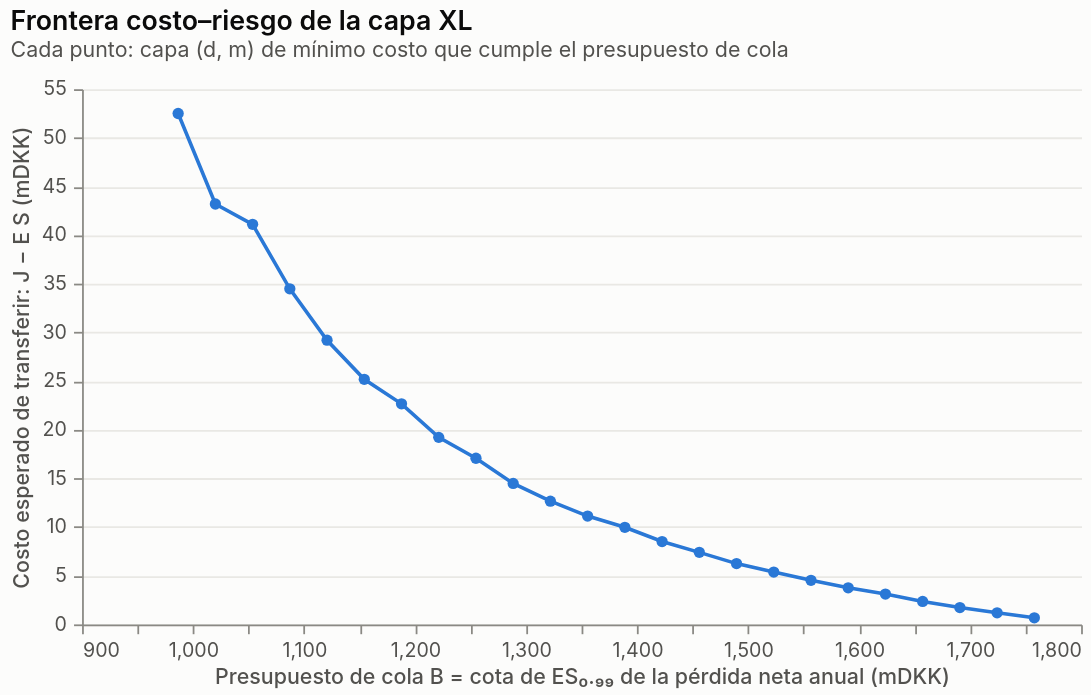

The notebook cell this image was saved under:
### Markdown cell above
La frontera muestra el precio de la seguridad: cada reducción adicional del ES neto cuesta más que la anterior.
Igual que en las notas, sin restricción de cola el óptimo sería no reasegurar.

### Code cell
fig["06b_frontera"]

### Figure 1 — Vega-Lite specification as saved in the notebook (floating-point values rounded to 4 significant figures)
{"$schema": "https://vega.github.io/schema/vega-lite/v6.4.1.json", "config": {"axis": {"domainColor": "#8a8984", "gridColor": "#e9e8e4", "labelColor": "#52514e", "labelFontSize": 11, "labelPadding": 4, "tickColor": "#8a8984", "titleColor": "#52514e", "titleFontSize": 12, "titleFontWeight": 500}, "axisX": {"grid": false}, "background": "#fcfcfb", "bar": {"cornerRadiusEnd": 4}, "font": "Inter, Segoe UI, Helvetica, Arial, sans-serif", "legend": {"labelColor": "#52514e", "labelFontSize": 11, "labelLimit": 420, "orient": "top", "symbolStrokeWidth": 2, "titleColor": "#52514e", "titleFontSize": 11}, "line": {"strokeWidth": 2}, "point": {"filled": true, "size": 64}, "range": {"category": ["#2a78d6", "#eb6834", "#1baf7a"]}, "title": {"anchor": "start", "color": "#0b0b0b", "fontSize": 15, "fontWeight": 600, "offset": 10, "subtitleColor": "#52514e", "subtitleFontSize": 12}, "view": {"stroke": null}}, "data": {"name": "data-8bab78dd6a57033461788ef4dc0035c7"}, "datasets": {"data-8bab78dd6a57033461788ef4dc0035c7": [{"B": 986.6, "costo_transferencia": 52.5, "d": 10.0, "m": 1000.0, "ratio": 0.55}, {"B": 1020.0, "costo_transferencia": 43.2, "d": 15.0, "m": 1200.0, "ratio": 0.5687}, {"B": 1054.0, "costo_transferencia": 41.11, "d": 15.0, "m": 1000.0, "ratio": 0.5874}, {"B": 1087.0, "costo_transferencia": 34.49, "d": 20.0, "m": 1000.0, "ratio": 0.6061}, {"B": 1121.0, "costo_transferencia": 29.2, "d": 30.0, "m": 1200.0, "ratio": 0.6248}, {"B": 1154.0, "costo_transferencia": 25.19, "d": 40.0, "m": 1200.0, "ratio": 0.6435}, {"B": 1188.0, "costo_transferencia": 22.67, "d": 50.0, "m": 1200.0, "ratio": 0.6622}, {"B": 1221.0, "costo_transferencia": 19.22, "d": 65.0, "m": 1100.0, "ratio": 0.6809}, {"B": 1255.0, "costo_transferencia": 17.07, "d": 75.0, "m": 1000.0, "ratio": 0.6996}, {"B": 1288.0, "costo_transferencia": 14.49, "d": 95.0, "m": 900.0, "ratio": 0.7183}, {"B": 1322.0, "costo_transferencia": 12.66, "d": 90.0, "m": 700.0, "ratio": 0.737}, {"B": 1355.0, "costo_transferencia": 11.13, "d": 120.0, "m": 700.0, "ratio": 0.7557}, {"B": 1389.0, "costo_transferencia": 9.98, "d": 160.0, "m": 700.0, "ratio": 0.7743}, {"B": 1423.0, "costo_transferencia": 8.516, "d": 180.0, "m": 600.0, "ratio": 0.793}, {"B": 1456.0, "costo_transferencia": 7.404, "d": 180.0, "m": 500.0, "ratio": 0.8117}, {"B": 1490.0, "costo_transferencia": 6.249, "d": 180.0, "m": 400.0, "ratio": 0.8304}, {"B": 1523.0, "costo_transferencia": 5.375, "d": 200.0, "m": 350.0, "ratio": 0.8491}, {"B": 1557.0, "costo_transferencia": 4.534, "d": 260.0, "m": 325.0, "ratio": 0.8678}, {"B": 1590.0, "costo_transferencia": 3.762, "d": 240.0, "m": 250.0, "ratio": 0.8865}, {"B": 1624.0, "costo_transferencia": 3.117, "d": 300.0, "m": 225.0, "ratio": 0.9052}, {"B": 1657.0, "costo_transferencia": 2.363, "d": 340.0, "m": 175.0, "ratio": 0.9239}, {"B": 1691.0, "costo_transferencia": 1.734, "d": 340.0, "m": 125.0, "ratio": 0.9426}, {"B": 1724.0, "costo_transferencia": 1.193, "d": 280.0, "m": 75.0, "ratio": 0.9613}, {"B": 1758.0, "costo_transferencia": 0.6724, "d": 400.0, "m": 50.0, "ratio": 0.98}]}, "encoding": {"tooltip": [{"field": "B", "format": ",.0f", "type": "quantitative"}, {"field": "ratio", "format": ".0%", "title": "B / ES bruto", "type": "quantitative"}, {"field": "d", "title": "d óptima", "type": "quantitative"}, {"field": "m", "title": "m óptima", "type": "quantitative"}, {"field": "costo_transferencia", "format": ",.2f", "title": "costo", "type": "quantitative"}], "x": {"field": "B", "scale": {"zero": false}, "title": "Presupuesto de cola B = cota de ES₀.₉₉ de la pérdida neta anual (mDKK)", "type": "quantitative"}, "y": {"field": "costo_transferencia", "title": "Costo esperado de transferir: J − E S (mDKK)", "type": "quantitative"}}, "height": 300, "mark": {"color": "#2a78d6", "point": {"color": "#2a78d6", "size": 40}, "type": "line"}, "title": {"subtitle": "Cada punto: capa (d, m) de mínimo costo que cumple el presupuesto de cola", "text": "Frontera costo–riesgo de la capa XL"}, "width": 560}
